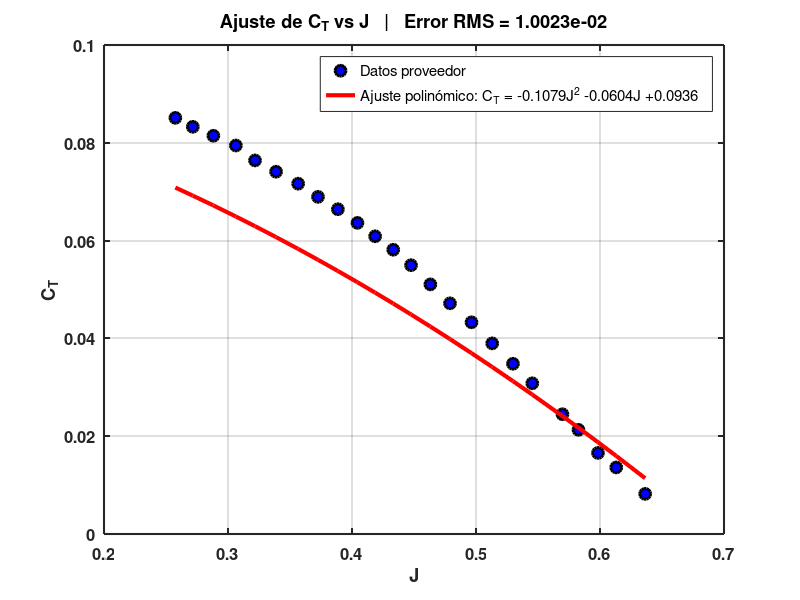

The MATLAB script that drew this image:
% Datos experimentales
J  = [0.257544 0.271600 0.288206 0.306338 0.321786 0.338747 0.356564 0.372573 0.388613 0.404398 ...
      0.418644 0.433247 0.447601 0.463198 0.479032 0.496369 0.513081 0.529811 0.545398 0.569711 ...
      0.582643 0.598384 0.613118 0.636422];

CT = [0.085100 0.083269 0.081441 0.079450 0.076397 0.074090 0.071641 0.068948 0.066418 0.063626 ...
      0.060887 0.058136 0.054974 0.051048 0.047177 0.043292 0.038986 0.034816 0.030820 0.024491 ...
      0.021307 0.016585 0.013616 0.008203];

% Coeficientes del polinomio de empuje
CT2 = -0.1079;
CT1 = -0.06044;
CT0 = 0.09357;

% Modelo polinómico
CT_fit = CT2*J.^2 + CT1*J + CT0;

% Calcular error RMS (raíz del error cuadrático medio)
error_RMS = sqrt(mean((CT - CT_fit).^2));

% Crear texto del polinomio para la leyenda
polinomio_txt = sprintf('C_T = %.4fJ^2 %+0.4fJ %+0.4f', CT2, CT1, CT0);

% Graficar
figure;

% Datos experimentales
plot(J, CT, 'o', ...
    'MarkerFaceColor', 'b', ...
    'MarkerEdgeColor', 'k', ...
    'MarkerSize', 8, ...
    'LineWidth', 2);
hold on;

% Ajuste polinómico
plot(J, CT_fit, 'r-', ...
    'LineWidth', 3);

% Etiquetas
xlabel('J', 'FontSize', 14, 'FontWeight', 'bold');
ylabel('C_T', 'FontSize', 14, 'FontWeight', 'bold');

% Leyenda con ecuación del polinomio
legend('Datos proveedor', ...
       ['Ajuste polinómico: ', polinomio_txt], ...
       'Location', 'best', ...
       'FontSize', 11);

% Título
title(['Ajuste de C_T vs J   |   Error RMS = ', ...
       num2str(error_RMS, '%.4e')], ...
       'FontSize', 14, ...
       'FontWeight', 'bold');

% Configuración de ejes
set(gca, 'LineWidth', 1.5, ...
         'FontSize', 12, ...
         'FontWeight', 'bold');

grid on;
box on;

% Mostrar error en consola
disp(['Error RMS = ', num2str(error_RMS)]);
disp(['Polinomio ajustado: ', polinomio_txt]);
